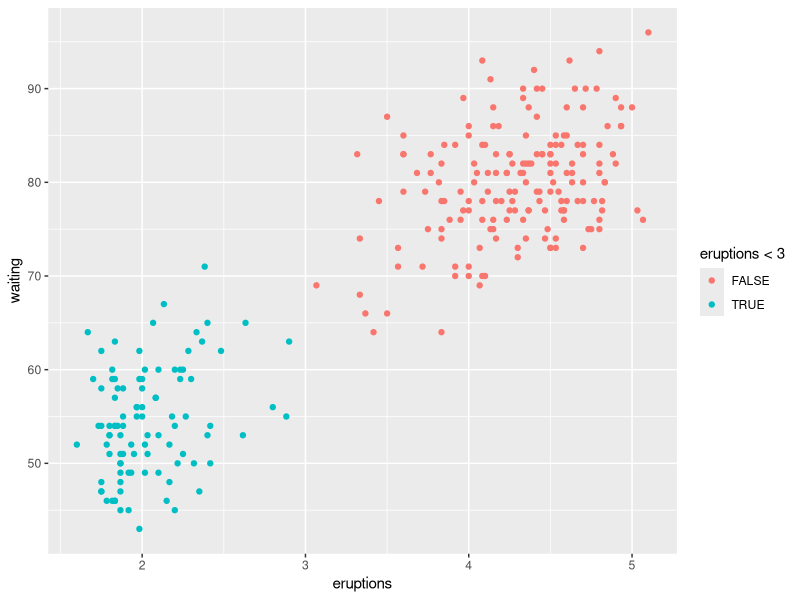
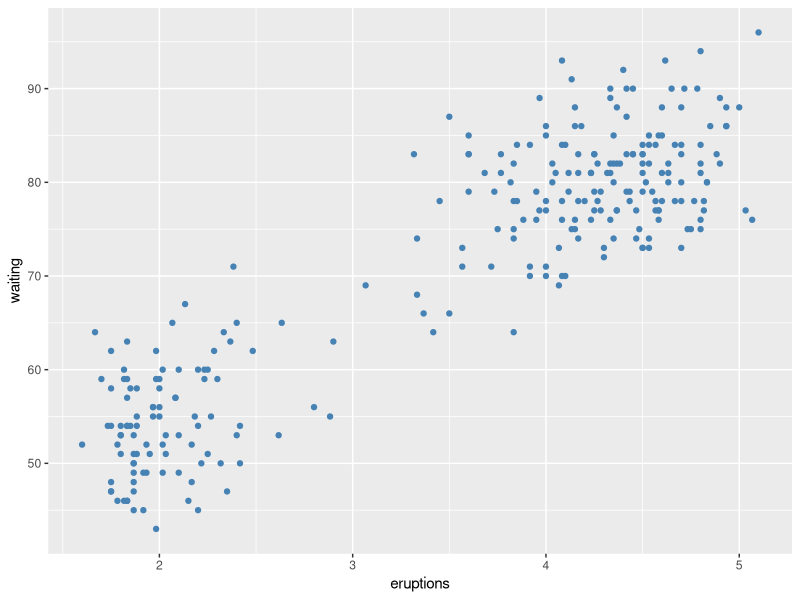
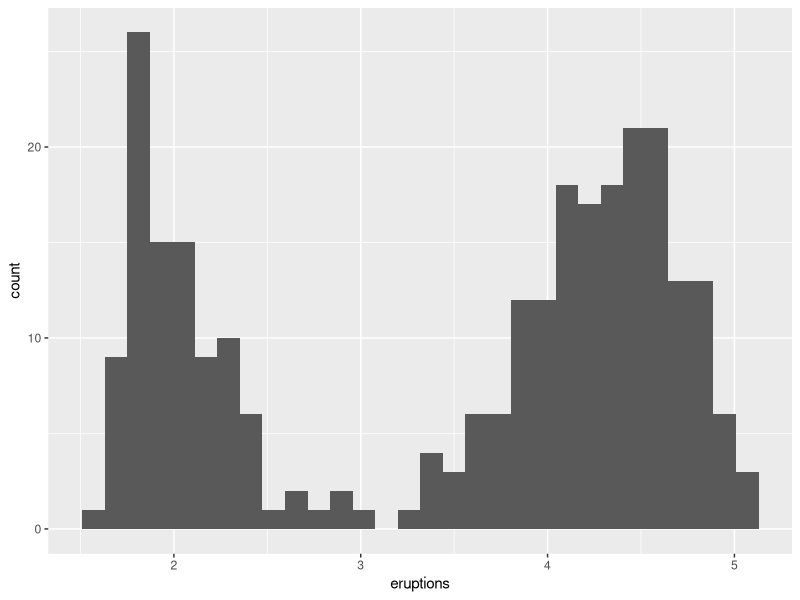
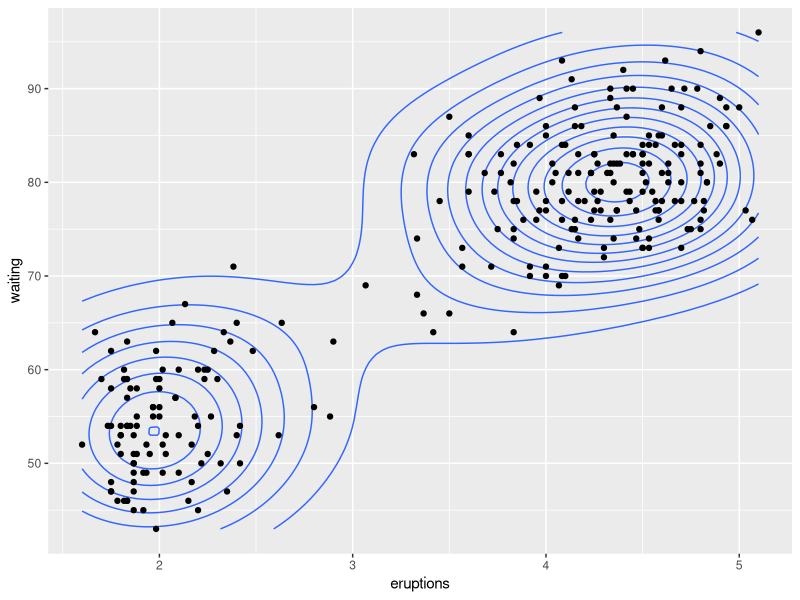
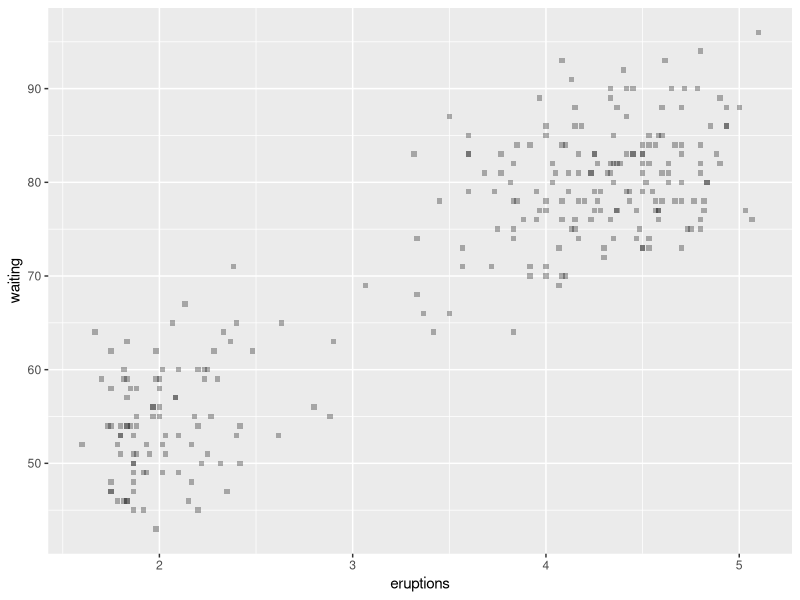
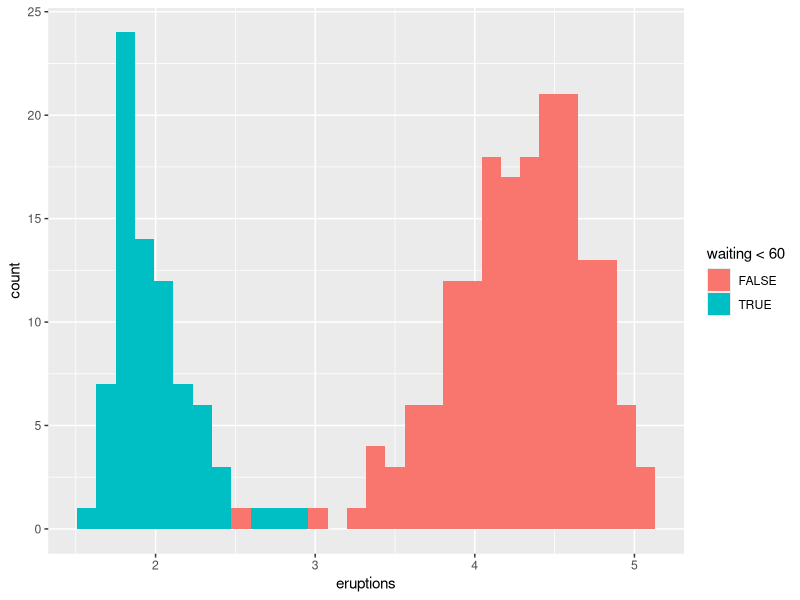
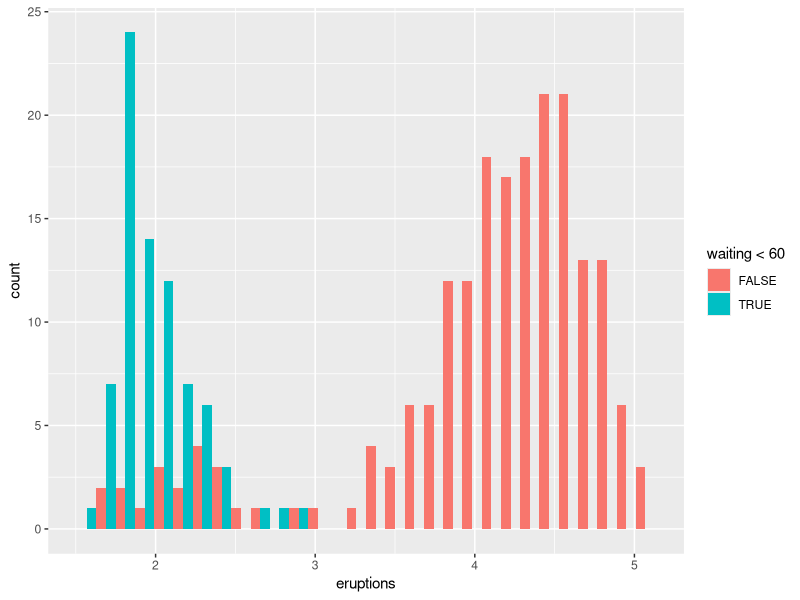
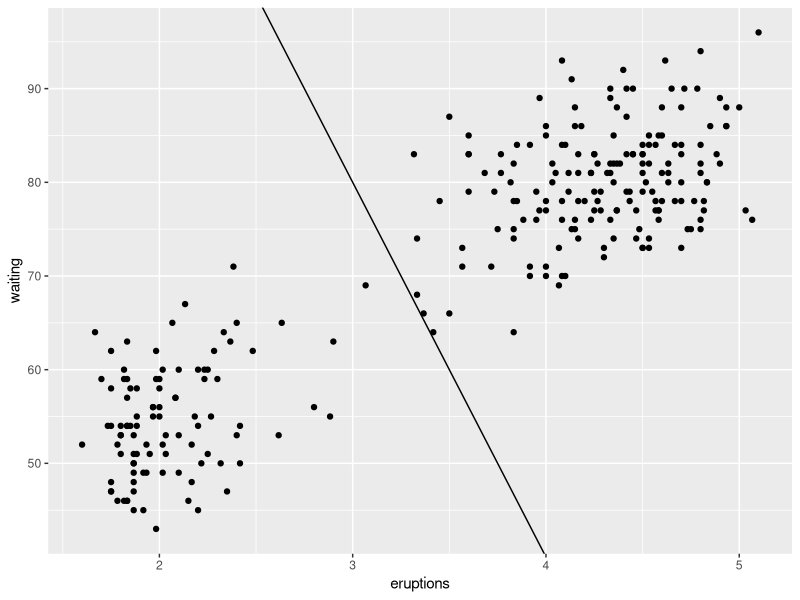

Here is the R script that generated these plots, in order:
library(tidyverse)
data("faithful")
faithful
view(faithful)
ggplot(data = faithful,
       mapping = aes(x = eruptions,
                     y = waiting,
                     color = eruptions < 3)) +
  geom_point()


ggplot(data = faithful) +
  geom_point(mapping = aes(x = eruptions,
                      y = waiting),
                 color = 'steelblue')


ggplot(data = faithful) + 
  geom_histogram(mapping = aes(x = eruptions))


?geom_histogram

ggplot(faithful,
       aes(x = eruptions, y = waiting)) +
  geom_density_2d() +
  geom_point()

?geom_density_2d

ggplot(faithful)+
  geom_point(aes(x = eruptions,
                 y = waiting),
             shape = 'square',
             alpha = 0.3)
#alpha can calculate transparency on scale of 0 to 1

ggplot(data = faithful) +
  geom_histogram(mapping = aes(x = eruptions, 
                     fill = waiting < 60),
                     position = 'identity')
# look at difference btwn position = 'identity' rather 
# than the default ('stack')
#put in alpha = 0.3. This shows that they are just hiding
#behind each other

ggplot(data = faithful) +
  geom_histogram(mapping = aes(x = eruptions, 
                               fill = waiting < 60),
                 position = 'dodge')
# dodge is useful to put them beside each other


# Add a line that separates the two point distributions.
# See ?geom_abline for how to draw straight lines
# from a slope and intercept

ggplot(data = faithful) +
  geom_point(mapping = aes(x = eruptions, y=waiting)) +
  geom_abline(slope = -40, intercept = 200)



# new dataset
ggplot(mpg) +
  geom_jitter(aes(x=class, y=hwy),
              width = 0.2) +
  stat_summary(aes(x=class,y=hwy),
               fun = mean,
               geom = 'point', color = 'red', size = 2)


?stat_summary






